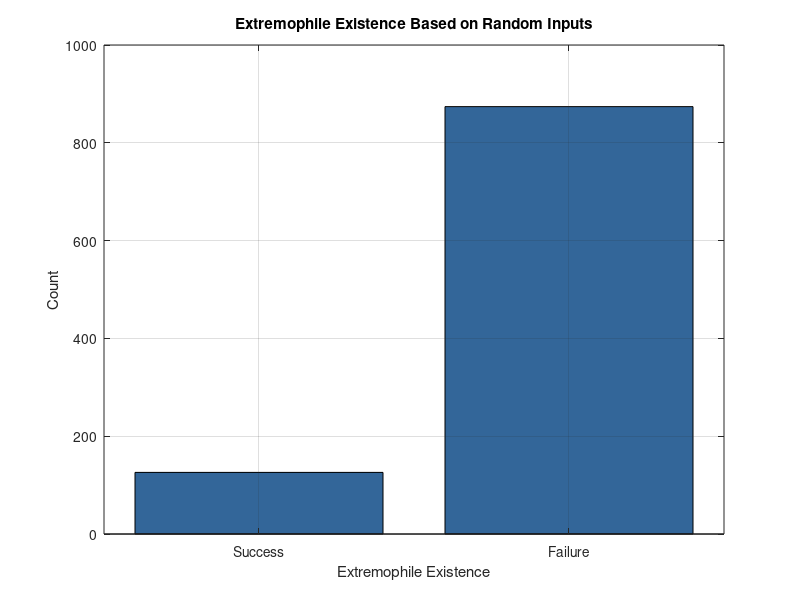

Reproduce this figure in MATLAB.
% Number of random inputs
num_inputs = 1000;

% Initialize variables to store success/failure counts
success_count = 0;
failure_count = 0;

% Loop through random inputs
for i = 1:num_inputs
    % Randomly generate environmental conditions
    temperature = randn() * 50 + 273;  % Random temperature in Kelvin
    pH = rand() * 14;  % Random pH value
    salinity = rand() * 3;  % Random salinity value
    
    % Define threshold values for extremophile existence
    temperature_threshold = 273;  % Minimum temperature for extremophiles to exist
    pH_threshold = 3;  % Minimum pH for extremophiles to exist
    salinity_threshold = 1;  % Maximum salinity for extremophiles to exist
    
    % Check for extremophile existence
    is_extremophile = (temperature >= temperature_threshold) && ...
                      (pH >= pH_threshold) && ...
                      (salinity <= salinity_threshold);
    
    % Update success/failure counts
    if is_extremophile
        success_count = success_count + 1;
    else
        failure_count = failure_count + 1;
    end
end

% Calculate the probability of success
probability_success = success_count / num_inputs;

% Display the results
fprintf('Number of successful extremophiles: %d\n', success_count);
fprintf('Number of unsuccessful extremophiles: %d\n', failure_count);
fprintf('Probability of success: %.2f%%\n', probability_success * 100);

% Plot the results
figure;
bar([success_count, failure_count], 'FaceColor', [0.2, 0.4, 0.6]);
xlabel('Extremophile Existence');
ylabel('Count');
title('Extremophile Existence Based on Random Inputs');
xticklabels({'Success', 'Failure'});
grid on;
